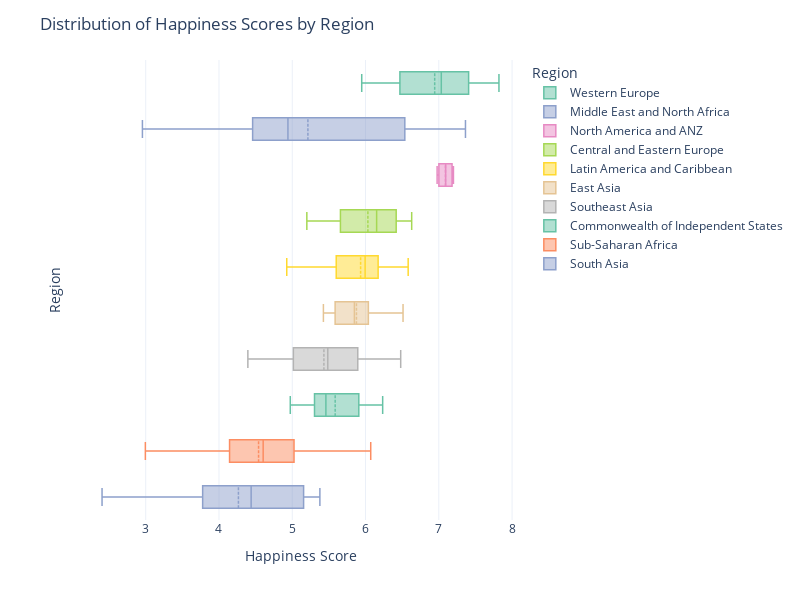

The notebook cell this image was saved under:
### Markdown cell above
This pie chart illustrates the distribution of countries across different regions in the happiness dataset. It shows that the largest proportion of countries are in Sub-Saharan Africa, followed by Central and Eastern Europe, and Western Europe. The chart helps understand regional representation, which can be useful for exploring regional trends in happiness.

### Code cell
# Create a box plot using plotly
fig = px.box(df,
             x="Happiness Score",
             y="Region",
             color="Region",
             color_discrete_sequence=px.colors.qualitative.Set2,
             template="plotly_white")

# Format the chart
fig.update_traces(boxmean=True,
                  whiskerwidth=0.8,
                  marker_size=3,
                  line_width=1.5)
fig.update_layout(height=600,
                  width=800,
                  showlegend=True,
                  xaxis=dict(title="Happiness Score"),
                  yaxis=dict(title="Region", showticklabels=False),
                  title="Distribution of Happiness Scores by Region")

# Display the chart
fig.show()

### Figure 1 — Plotly figure (JSON) as saved in the notebook; plotly's stock layout.template omitted (floating-point values rounded to 4 significant figures)
{"data": [{"alignmentgroup": "True", "boxmean": true, "hovertemplate": "Region=%{y}<br>Happiness Score=%{x}<extra></extra>", "legendgroup": "Western Europe", "line": {"width": 1.5}, "marker": {"color": "rgb(102,194,165)", "size": 3}, "name": "Western Europe", "notched": false, "offsetgroup": "Western Europe", "orientation": "h", "showlegend": true, "type": "box", "whiskerwidth": 0.8, "x": [7.821, 7.636, 7.557, 7.512, 7.415, 7.384, 7.365, 7.163, 7.041, 7.034, 6.943, 6.805, 6.687, 6.476, 6.467, 6.447, 6.221, 6.016, 5.948], "x0": " ", "xaxis": "x", "y": ["Western Europe", "Western Europe", "Western Europe", "Western Europe", "Western Europe", "Western Europe", "Western Europe", "Western Europe", "Western Europe", "Western Europe", "Western Europe", "Western Europe", "Western Europe", "Western Europe", "Western Europe", "Western Europe", "Western Europe", "Western Europe", "Western Europe"], "y0": " ", "yaxis": "y"}, {"alignmentgroup": "True", "boxmean": true, "hovertemplate": "Region=%{y}<br>Happiness Score=%{x}<extra></extra>", "legendgroup": "Middle East and North Africa", "line": {"width": 1.5}, "marker": {"color": "rgb(141,160,203)", "size": 3}, "name": "Middle East and North Africa", "notched": false, "offsetgroup": "Middle East and North Africa", "orientation": "h", "showlegend": true, "type": "box", "whiskerwidth": 0.8, "x": [7.364, 6.647, 6.576, 6.523, 5.122, 5.06, 4.941, 4.888, 4.744, 4.516, 4.288, 4.152, 2.955], "x0": " ", "xaxis": "x", "y": ["Middle East and North Africa", "Middle East and North Africa", "Middle East and North Africa", "Middle East and North Africa", "Middle East and North Africa", "Middle East and North Africa", "Middle East and North Africa", "Middle East and North Africa", "Middle East and North Africa", "Middle East and North Africa", "Middle East and North Africa", "Middle East and North Africa", "Middle East and North Africa"], "y0": " ", "yaxis": "y"}, {"alignmentgroup": "True", "boxmean": true, "hovertemplate": "Region=%{y}<br>Happiness Score=%{x}<extra></extra>", "legendgroup": "North America and ANZ", "line": {"width": 1.5}, "marker": {"color": "rgb(231,138,195)", "size": 3}, "name": "North America and ANZ", "notched": false, "offsetgroup": "North America and ANZ", "orientation": "h", "showlegend": true, "type": "box", "whiskerwidth": 0.8, "x": [7.2, 7.162, 7.025, 6.977], "x0": " ", "xaxis": "x", "y": ["North America and ANZ", "North America and ANZ", "North America and ANZ", "North America and ANZ"], "y0": " ", "yaxis": "y"}, {"alignmentgroup": "True", "boxmean": true, "hovertemplate": "Region=%{y}<br>Happiness Score=%{x}<extra></extra>", "legendgroup": "Central and Eastern Europe", "line": {"width": 1.5}, "marker": {"color": "rgb(166,216,84)", "size": 3}, "name": "Central and Eastern Europe", "notched": false, "offsetgroup": "Central and Eastern Europe", "orientation": "h", "showlegend": true, "type": "box", "whiskerwidth": 0.8, "x": [6.63, 6.477, 6.455, 6.446, 6.391, 6.341, 6.18, 6.178, 6.125, 6.123, 6.086, 5.768, 5.547, 5.371, 5.199, 5.199], "x0": " ", "xaxis": "x", "y": ["Central and Eastern Europe", "Central and Eastern Europe", "Central and Eastern Europe", "Central and Eastern Europe", "Central and Eastern Europe", "Central and Eastern Europe", "Central and Eastern Europe", "Central and Eastern Europe", "Central and Eastern Europe", "Central and Eastern Europe", "Central and Eastern Europe", "Central and Eastern Europe", "Central and Eastern Europe", "Central and Eastern Europe", "Central and Eastern Europe", "Central and Eastern Europe"], "y0": " ", "yaxis": "y"}, {"alignmentgroup": "True", "boxmean": true, "hovertemplate": "Region=%{y}<br>Happiness Score=%{x}<extra></extra>", "legendgroup": "Latin America and Caribbean", "line": {"width": 1.5}, "marker": {"color": "rgb(255,217,47)", "size": 3}, "name": "Latin America and Caribbean", "notched": false, "offsetgroup": "Latin America and Caribbean", "orientation": "h", "showlegend": true, "type": "box", "whiskerwidth": 0.8, "x": [6.582, 6.474, 6.309, 6.293, 6.172, 6.165, 6.128, 6.12, 6.022, 5.967, 5.85, 5.781, 5.737, 5.6, 5.578, 5.559, 5.533, 4.925], "x0": " ", "xaxis": "x", "y": ["Latin America and Caribbean", "Latin America and Caribbean", "Latin America and Caribbean", "Latin America and Caribbean", "Latin America and Caribbean", "Latin America and Caribbean", "Latin America and Caribbean", "Latin America and Caribbean", "Latin America and Caribbean", "Latin America and Caribbean", "Latin America and Caribbean", "Latin America and Caribbean", "Latin America and Caribbean", "Latin America and Caribbean", "Latin America and Caribbean", "Latin America and Caribbean", "Latin America and Caribbean", "Latin America and Caribbean"], "y0": " ", "yaxis": "y"}, {"alignmentgroup": "True", "boxmean": true, "hovertemplate": "Region=%{y}<br>Happiness Score=%{x}<extra></extra>", "legendgroup": "East Asia", "line": {"width": 1.5}, "marker": {"color": "rgb(229,196,148)", "size": 3}, "name": "East Asia", "notched": false, "offsetgroup": "East Asia", "orientation": "h", "showlegend": true, "type": "box", "whiskerwidth": 0.8, "x": [6.512, 6.039, 5.935, 5.761, 5.585, 5.425], "x0": " ", "xaxis": "x", "y": ["East Asia", "East Asia", "East Asia", "East Asia", "East Asia", "East Asia"], "y0": " ", "yaxis": "y"}, {"alignmentgroup": "True", "boxmean": true, "hovertemplate": "Region=%{y}<br>Happiness Score=%{x}<extra></extra>", "legendgroup": "Southeast Asia", "line": {"width": 1.5}, "marker": {"color": "rgb(179,179,179)", "size": 3}, "name": "Southeast Asia", "notched": false, "offsetgroup": "Southeast Asia", "orientation": "h", "showlegend": true, "type": "box", "whiskerwidth": 0.8, "x": [6.48, 5.904, 5.891, 5.711, 5.485, 5.24, 5.14, 4.64, 4.394], "x0": " ", "xaxis": "x", "y": ["Southeast Asia", "Southeast Asia", "Southeast Asia", "Southeast Asia", "Southeast Asia", "Southeast Asia", "Southeast Asia", "Southeast Asia", "Southeast Asia"], "y0": " ", "yaxis": "y"}, {"alignmentgroup": "True", "boxmean": true, "hovertemplate": "Region=%{y}<br>Happiness Score=%{x}<extra></extra>", "legendgroup": "Commonwealth of Independent States", "line": {"width": 1.5}, "marker": {"color": "rgb(102,194,165)", "size": 3}, "name": "Commonwealth of Independent States", "notched": false, "offsetgroup": "Commonwealth of Independent States", "orientation": "h", "showlegend": true, "type": "box", "whiskerwidth": 0.8, "x": [6.234, 6.063, 5.857, 5.828, 5.459, 5.399, 5.377, 5.084, 4.973], "x0": " ", "xaxis": "x", "y": ["Commonwealth of Independent States", "Commonwealth of Independent States", "Commonwealth of Independent States", "Commonwealth of Independent States", "Commonwealth of Independent States", "Commonwealth of Independent States", "Commonwealth of Independent States", "Commonwealth of Independent States", "Commonwealth of Independent States"], "y0": " ", "yaxis": "y"}, {"alignmentgroup": "True", "boxmean": true, "hovertemplate": "Region=%{y}<br>Happiness Score=%{x}<extra></extra>", "legendgroup": "Sub-Saharan Africa", "line": {"width": 1.5}, "marker": {"color": "rgb(252,141,98)", "size": 3}, "name": "Sub-Saharan Africa", "notched": false, "offsetgroup": "Sub-Saharan Africa", "orientation": "h", "showlegend": true, "type": "box", "whiskerwidth": 0.8, "x": [6.071, 5.235, 5.194, 5.048, 5.048, 5.046, 4.958, 4.891, 4.872, 4.67, 4.623, 4.603, 4.552, 4.543, 4.479, 4.459, 4.241, 4.112, 3.76, 3.75, 3.702, 3.574, 2.995], "x0": " ", "xaxis": "x", "y": ["Sub-Saharan Africa", "Sub-Saharan Africa", "Sub-Saharan Africa", "Sub-Saharan Africa", "Sub-Saharan Africa", "Sub-Saharan Africa", "Sub-Saharan Africa", "Sub-Saharan Africa", "Sub-Saharan Africa", "Sub-Saharan Africa", "Sub-Saharan Africa", "Sub-Saharan Africa", "Sub-Saharan Africa", "Sub-Saharan Africa", "Sub-Saharan Africa", "Sub-Saharan Africa", "Sub-Saharan Africa", "Sub-Saharan Africa", "Sub-Saharan Africa", "Sub-Saharan Africa", "Sub-Saharan Africa", "Sub-Saharan Africa", "Sub-Saharan Africa"], "y0": " ", "yaxis": "y"}, {"alignmentgroup": "True", "boxmean": true, "hovertemplate": "Region=%{y}<br>Happiness Score=%{x}<extra></extra>", "legendgroup": "South Asia", "line": {"width": 1.5}, "marker": {"color": "rgb(141,160,203)", "size": 3}, "name": "South Asia", "notched": false, "offsetgroup": "South Asia", "orientation": "h", "showlegend": true, "type": "box", "whiskerwidth": 0.8, "x": [5.377, 5.155, 4.516, 4.362, 3.777, 2.404], "x0": " ", "xaxis": "x", "y": ["South Asia", "South Asia", "South Asia", "South Asia", "South Asia", "South Asia"], "y0": " ", "yaxis": "y"}], "layout": {"boxmode": "overlay", "height": 600, "legend": {"title": {"text": "Region"}, "tracegroupgap": 0}, "margin": {"t": 60}, "showlegend": true, "title": {"text": "Distribution of Happiness Scores by Region"}, "width": 800, "xaxis": {"anchor": "y", "domain": [0, 1], "title": {"text": "Happiness Score"}}, "yaxis": {"anchor": "x", "categoryarray": ["South Asia", "Sub-Saharan Africa", "Commonwealth of Independent States", "Southeast Asia", "East Asia", "Latin America and Caribbean", "Central and Eastern Europe", "North America and ANZ", "Middle East and North Africa", null, "Western Europe"], "categoryorder": "array", "domain": [0, 1], "showticklabels": false, "title": {"text": "Region"}}}}
